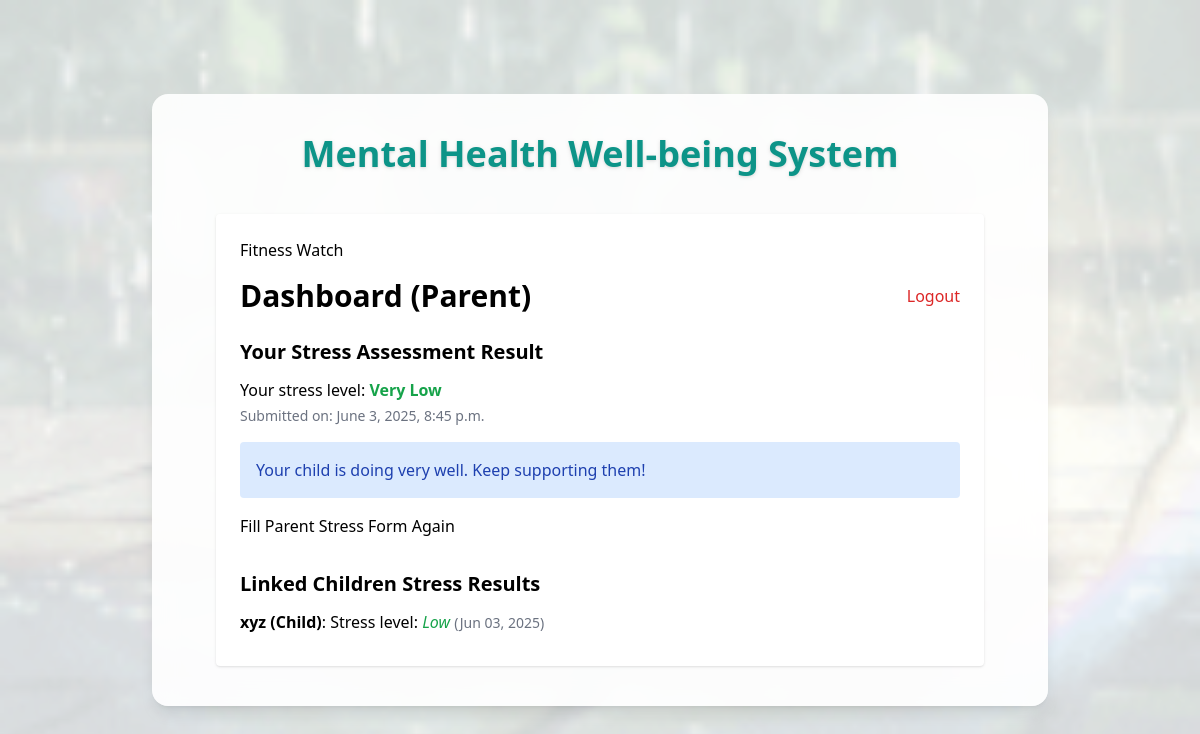
The app's page /dashboard/ (signed in), older data.
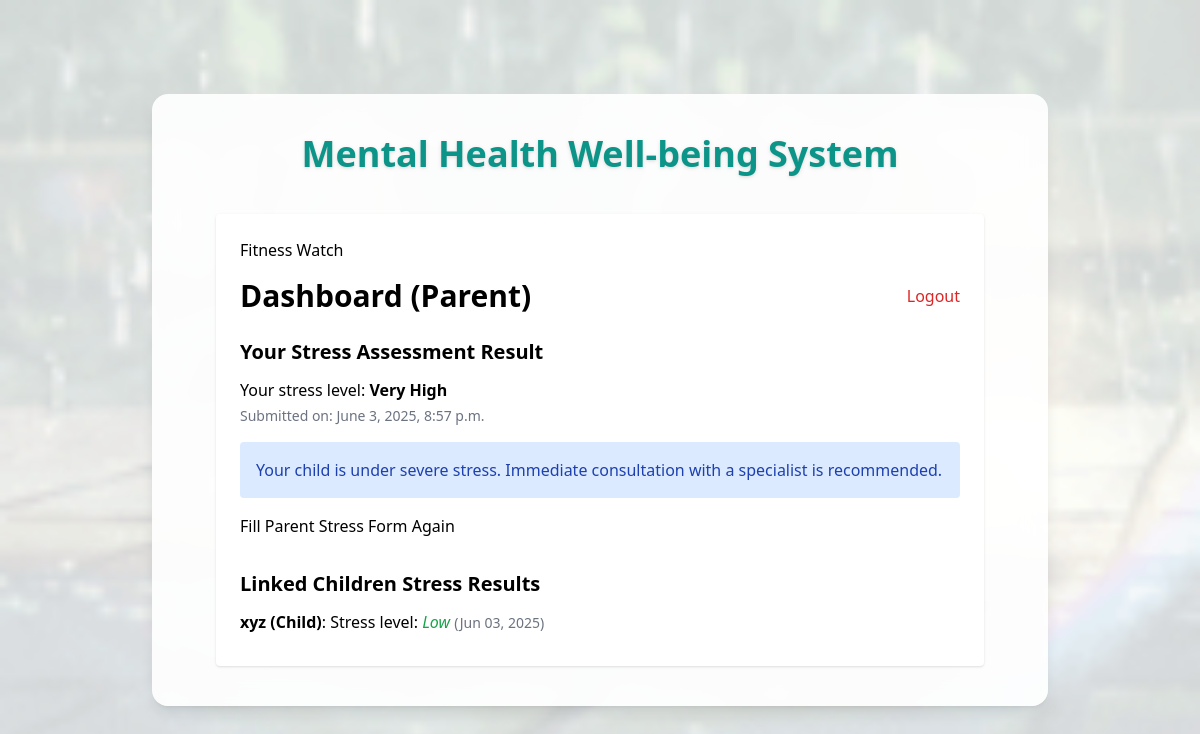
The same page, newer data.
### mental_health_app/models.py (models this page shows)
class StressResult(models.Model):
    user = models.OneToOneField(User, on_delete=models.CASCADE)
    stress_level = models.CharField(max_length=20)
    created_at = models.DateTimeField(auto_now_add=True)
    updated_at = models.DateTimeField(auto_now=True)

### mental_health_app/views.py (the view)
# urls.py: path('dashboard/', views.dashboard, name='dashboard'),
@login_required
def dashboard(request):
    profile = request.user.userprofile
    own_result = None
    prescription_msg = None
    linked_results = []
    try:
        own_result = StressResult.objects.get(user=request.user)
        prescription_msg = PRESCRIPTIONS.get((profile.role, own_result.stress_level), "No advice available.")
    except StressResult.DoesNotExist:
        own_result = None
        prescription_msg = None
    if profile.role == 'parent':
        children = UserProfile.objects.filter(linked_parent=request.user, role='child')
        for child_profile in children:
            try:
                res = StressResult.objects.get(user=child_profile.user)
                linked_results.append({
                    'user': child_profile.user.username,
                    'role': 'Child',
                    'stress_level': res.stress_level,
                    'updated_at': res.updated_at
                })
            except StressResult.DoesNotExist:
                linked_results.append({
                    'user': child_profile.user.username,
                    'role': 'Child',
                    'stress_level': None,
                    'updated_at': None
                })
    return render(request, 'stress_app/dashboard.html', {
        'own_result': own_result,
        'prescription_msg': prescription_msg,
        'linked_results': linked_results if profile.role == 'parent' else None,
        'role': profile.role,
    })

### mental_health_app/templates/stress_app/dashboard.html (shortened to what this page needs)
{% extends 'stress_app/base.html' %}
{% block content %}
<div class="max-w-3xl mx-auto mt-10 p-6 bg-white rounded shadow">
  <a href="{% url 'fitness_watch' %}" class="btn-primary mb-4 inline-block">Fitness Watch</a>
  <div class="flex justify-between items-center mb-6">
    <h2 class="text-3xl font-bold">Dashboard ({{ role|title }})</h2>
    <form method="post" action="{% url 'logout' %}">
      <button type="submit" class="btn-logout text-red-600 hover:underline">Logout</button>
    </form>
  </div>
  <section class="mb-8">
    <h3 class="text-xl font-semibold mb-3">Your Stress Assessment Result</h3>
    {% if own_result %}
      {% with level=own_result.stress_level %}
        <p>Your stress level:
          <strong class="
            {% if level == 'Very Low' or level == 'Low' %}text-green-600
            {% elif level == 'Moderate' %}text-yellow-600
            {% elif level == 'High' %}text-orange-600
            {% elif level == 'Severe' %}text-red-600
            {% endif %}
          ">
            {{ level }}
          </strong>
        </p>
        {% if own_result.updated_at %}
          <p class="text-sm text-gray-500 mt-1">
            Submitted on: {{ own_result.updated_at|date:"F j, Y, g:i a" }}
          </p>
        {% endif %}
        {% if prescription_msg %}
          <div class="mt-4 p-4 bg-blue-100 text-blue-800 rounded">
            {{ prescription_msg }}
          </div>
        {% endif %}
      {% endwith %}
      <p class="mt-4">
        <a href="{% url role|add:'_form' %}" class="btn-primary">Fill {{ role|title }} Stress Form Again</a>
      </p>
    {% else %}
      <p>You have not submitted your stress form yet.</p>
      <a href="{% url role|add:'_form' %}" class="btn-primary">Fill {{ role|title }} Stress Form</a>
    {% endif %}
  </section>
  {% if role == 'parent' %}
    <section>
      <h3 class="text-xl font-semibold mb-3">Linked Children Stress Results</h3>
      {% if linked_results %}
        <ul>
          {% for res in linked_results %}
            <li class="mb-2">
              <strong>{{ res.user }} ({{ res.role }})</strong>:
              {% if res.stress_level %}
                Stress level:
                <em class="
                  {% if res.stress_level == 'Very Low' or res.stress_level == 'Low' %}text-green-600
                  {% elif res.stress_level == 'Moderate' %}text-yellow-600
                  {% elif res.stress_level == 'High' %}text-orange-600
                  {% elif res.stress_level == 'Severe' %}text-red-600
                  {% endif %}
                ">
                  {{ res.stress_level }}
                </em>
                {% if res.updated_at %}
                  <span class="text-sm text-gray-500"> ({{ res.updated_at|date:"M d, Y" }})</span>
                {% endif %}
              {% else %}
                Not submitted yet.
                <br>
                Ask your child to <a href="{% url 'login' %}" class="text-blue-600 hover:underline">log in</a> and fill the <a href="{% url 'child_form' %}" class="text-blue-600 hover:underline">Child Stress Form</a>.
              {% endif %}
            </li>
          {% endfor %}
        </ul>
      {% else %}
        <p>No linked children found.</p>
      {% endif %}
    </section>
  {% endif %}
</div>
{% endblock %}

Row changes from the older to the newer data that the page shows:
changed StressResult: stress_level "Very Low" → "Very High"; updated_at "June 3, 2025, 8:45 p.m." → "June 3, 2025, 8:57 p.m."
Text that changed along with them:
{{ prescription_msg }}: "Your child is doing very well. Keep supporting them!" → "Your child is under severe stress. Immediate consultation with a specialist is recommended."
